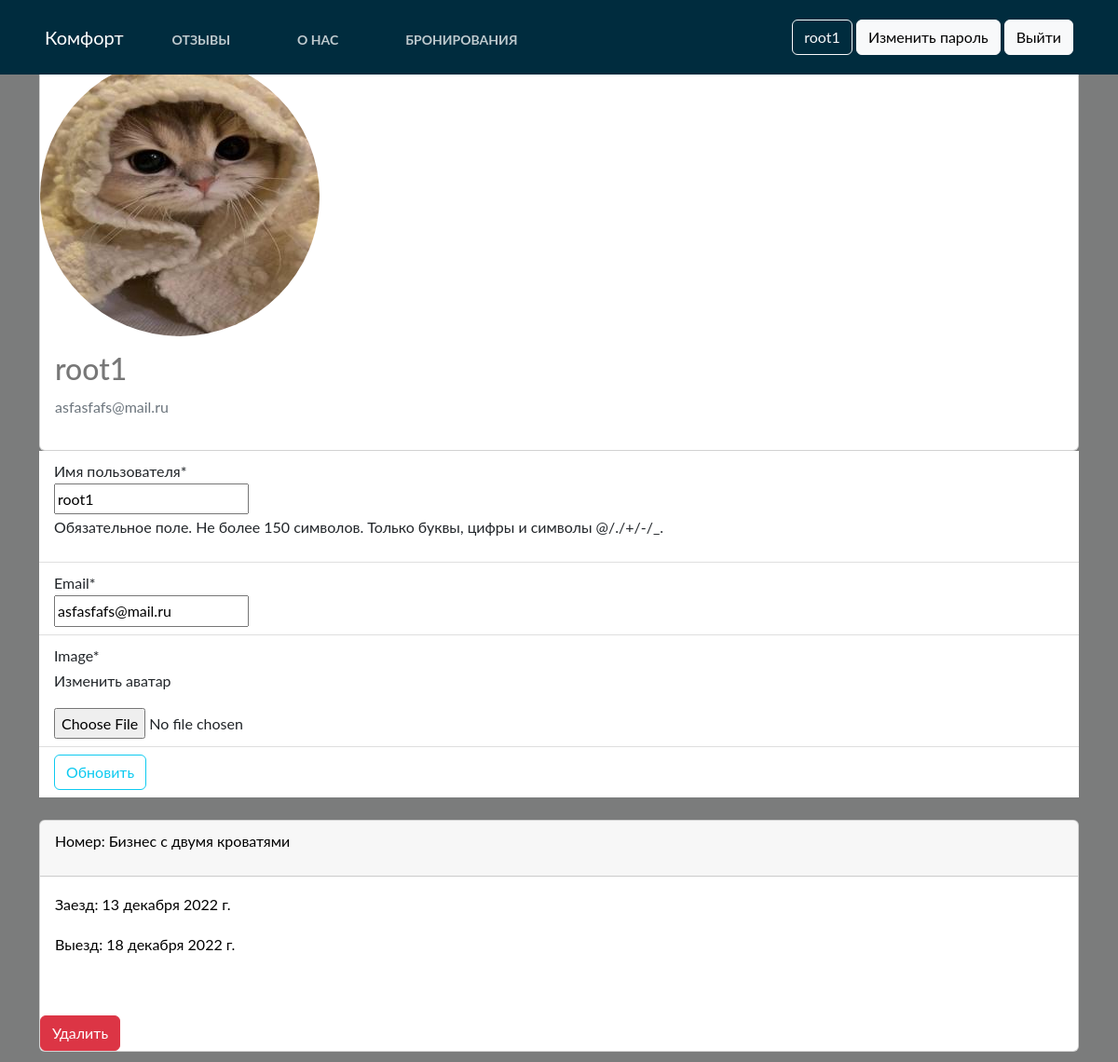
Before: /users/profile/ (signed in) with the older database file.
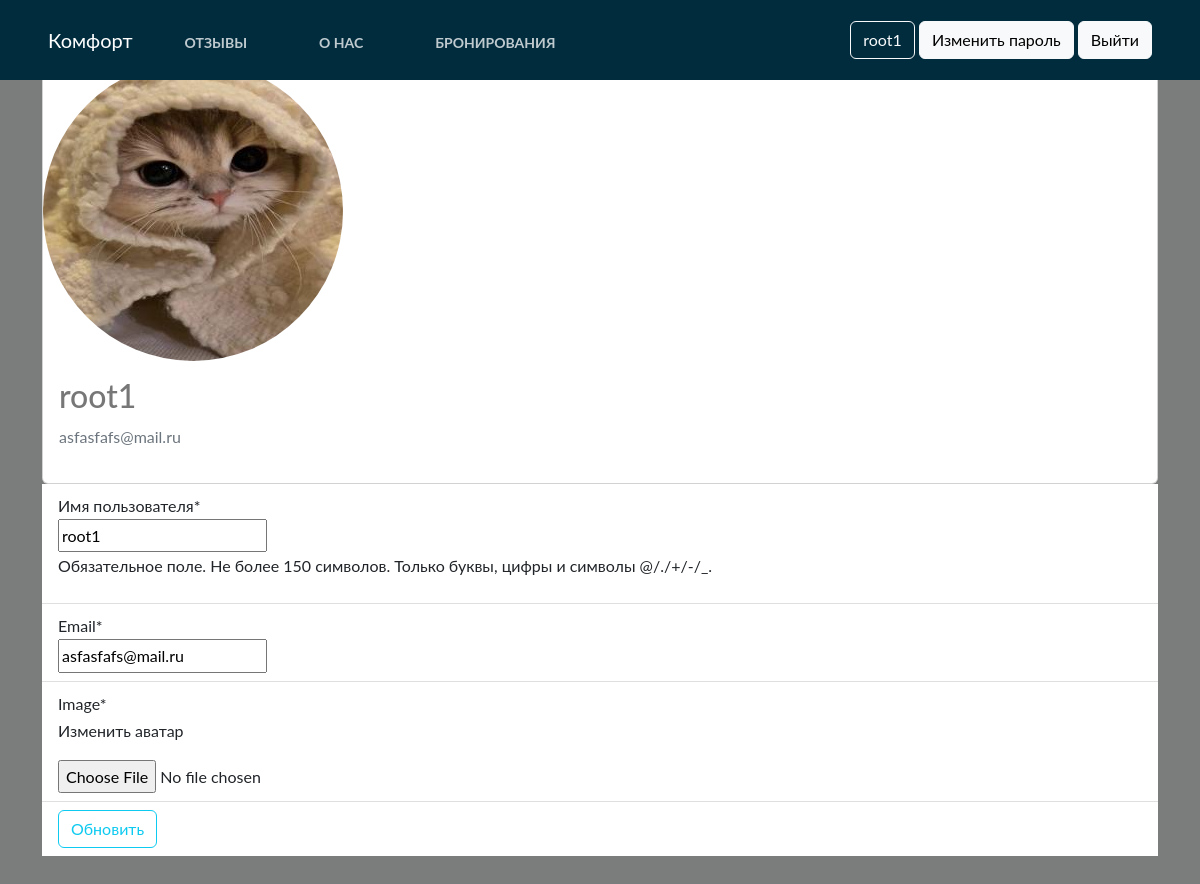
After: the same page with the newer database file.
### home/models.py (models this page shows)
class BaseModel(models.Model):
    uid = models.UUIDField(default=uuid.uuid4   , editable=False , primary_key=True)
    created_at = models.DateField(auto_now_add=True)
    updated_at = models.DateField(auto_now_add=True)
    class Meta:
        abstract = True

class Booking(BaseModel):
    hotel = models.ForeignKey(Hotel, on_delete=models.CASCADE,)
    user = models.ForeignKey(settings.AUTH_USER_MODEL, on_delete=models.CASCADE,)
    phone = PhoneField(blank=True, help_text='Contact phone number')
    start_date = models.DateField()
    end_date = models.DateField()

class Hotel(BaseModel):
    hotel_name = models.CharField(max_length=100, verbose_name = "Название номера")
    hotel_price = models.IntegerField(verbose_name = "Цена номера")
    description = models.TextField(max_length=500, verbose_name = "Описание")
    amenities = models.ManyToManyField(Amenities, verbose_name = "Удобства номера")
    room_count = models.IntegerField(default=1, verbose_name = "Количество бронирований")
    people_capacity = models.IntegerField(default=0, verbose_name = "Вместимость")
    def __str__(self) -> str:
        return self.hotel_name

### users/views.py (the view)
# urls.py: path('profile/', profile, name='profile'),
@login_required
def profile(request):
    mybookings = Booking.objects.filter(user=request.user)
    if request.method == 'POST':
        u_form = UserUpdateForm(request.POST, instance=request.user)
        p_form = ProfileUpdateForm(request.POST,
                                   request.FILES,
                                   instance=request.user.profile)
        if u_form.is_valid() and p_form.is_valid():
            u_form.save()
            p_form.save()
            messages.success(request, f'Ваш профиль успешно обновлен.')
            return redirect('profile')
    else:
        u_form = UserUpdateForm(instance=request.user)
        p_form = ProfileUpdateForm(instance=request.user.profile)
    context = {
        'u_form': u_form,
        'p_form': p_form,
        'mybookings': mybookings,
    }
    return render(request, 'registration/profile.html', context)

### users/forms.py
class UserUpdateForm(forms.ModelForm):
    email = forms.EmailField()
    class Meta:
        model = User
        fields = ('username', 'email',)

class ProfileUpdateForm(forms.ModelForm):
    class Meta:
        model = Profile
        fields = ('image',)

### templates/registration/profile.html (shortened to what this page needs)
{% extends "base.html" %}
{% load crispy_forms_tags %}
{% block start %}
<body style="background-image: url(https://images.unsplash.com/photo-1621891333819-00c206ec8994?ixlib=rb-4.0.3&ixid=MnwxMjA3fDB8MHxwaG90by1wYWdlfHx8fGVufDB8fHx8&auto=format&fit=crop&w=1740&q=80); height: 1080px; background-size: cover;background-position: center center;">
<div class="container" style="margin-top:5%">
<div class="card">
      <div class="media">
        <img class="rounded-circle account-img" src="{{ user.profile.image.url }}">
        <div class="card-body">
          <h2 class="account-heading">{{ user.username }}</h2>
          <p class="text-secondary">{{ user.email }}</p>
        </div>
          </div>
      </div>
       <form method="POST" enctype="multipart/form-data">
          <fieldset class="form-group">
              <ul class="list-group list-group-flush">
                <li class="list-group-item">
                    <div id="div_id_username" class="control-group">
                        <label for="id_username" class="control-label requiredField">Имя пользователя<span class="asteriskField">*</span></label>
                        <div class="controls">
                            <input type="text" name="username" value="{{ user.username }}" maxlength="150" class="textinput textInput" required="" id="id_username">
                            <p id="hint_id_username" class="help-block">Обязательное поле. Не более 150 символов. Только буквы, цифры и символы @/./+/-/_.</p>
                        </div>
                    </div>
                </li>
                  <li class="list-group-item">
                      <div id="div_id_email" class="control-group"> <label for="id_email" class="control-label requiredField">Email<span class="asteriskField">*</span> </label>
                          <div class="controls">
                              <input type="email" name="email" value="{{ user.email }}" class="emailinput" required="" id="id_email">
                          </div>
                      </div>
                  </li>
                  <li class="list-group-item">
                      <div id="div_id_image" class="control-group">
                          <label for="id_image" class="control-label requiredField">Image<span class="asteriskField">*</span></label>
                          <p>Изменить аватар</p>
                          <div class="controls">
                            <input type="file" name="image" accept="image/*" class="clearablefileinput" id="id_image">
                          </div>
                      </div>
                  </li>
                  <li class="list-group-item">
                      <div class="form-group">
                        <button class="btn btn-outline-info" type="submit">Обновить</button>
                      </div>
                  </li>
                </ul>
              {% for item in mybookings %}
              <div class="card mt-4" style="color: black">
                  <div class="card-header">
                      <p>Номер: {{ item.hotel }}</p>
                  </div>
                  <div class="card-body">
                      <p>Заезд: {{ item.start_date }}</p>
                      <p>Выезд: {{ item.end_date }}</p>
                  </div>
                  <a  href="delete/{{item.uid}}">
                <button style="margin-top:30px;"  class="btn btn-danger">Удалить</button>
                </a>
              </div>
                {% endfor %}
          </fieldset>
      </form>
</div>
</body>
{% endblock  %}

Changed rows visible on the page:
removed Booking: hotel "Бизнес с двумя кроватями", start_date "13 декабря 2022 г.", end_date "18 декабря 2022 г."
